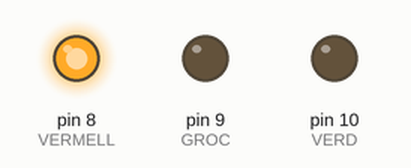
A sketch run on a simulated Arduino Uno, built with avr-gcc and run on an emulated ATmega328P. On the bench: output pins drawn as LEDs (lit = HIGH).

Above: at 2.0 s.
At 6.0 s:
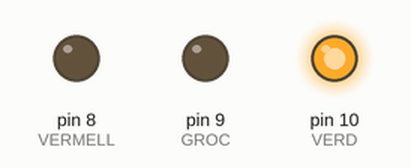
At 8.7 s:
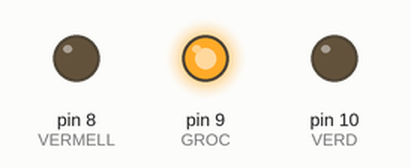
Timing chart, 0 to 12.4 s (numbered marks = the images above):
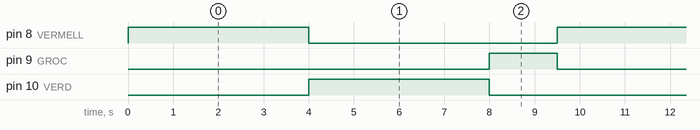

Measured:
- by itself, pin 8 (VERMELL), pin 10 (VERD): alternates HIGH for 4.0 s and LOW for 5.5 s
- by itself, pin 9 (GROC): alternates HIGH for 1.5 s and LOW for 8.0 s
- by itself, everything shown: repeats every 9.5 s, in 4 steps

The sketch:

02_semafor.ino
```cpp
/*
  SA2 - 02_semafor.ino
  Semafor de 3 LED amb temporitzacio.
  Circuit: vermell=8, groc=9, verd=10 (cada un amb 220 ohm a GND)
  Repte resolt: variable NOCTURN per activar el groc intermitent.
  Quan: S1 - modelatge
*/

const int VERMELL = 8;
const int GROC    = 9;
const int VERD    = 10;

const int T_VERMELL = 4000;  // ms
const int T_VERD    = 4000;
const int T_GROC    = 1500;

bool nocturn = false;   // posa true per al mode nocturn (groc intermitent)

void setup() {
  pinMode(VERMELL, OUTPUT);
  pinMode(GROC, OUTPUT);
  pinMode(VERD, OUTPUT);
}

void loop() {
  if (nocturn) {
    // Mode nocturn: nomes groc intermitent
    digitalWrite(GROC, HIGH);
    delay(500);
    digitalWrite(GROC, LOW);
    delay(500);
  } else {
    // Cicle normal del semafor
    digitalWrite(VERMELL, HIGH);
    delay(T_VERMELL);
    digitalWrite(VERMELL, LOW);

    digitalWrite(VERD, HIGH);
    delay(T_VERD);
    digitalWrite(VERD, LOW);

    digitalWrite(GROC, HIGH);
    delay(T_GROC);
    digitalWrite(GROC, LOW);
  }
}
```
